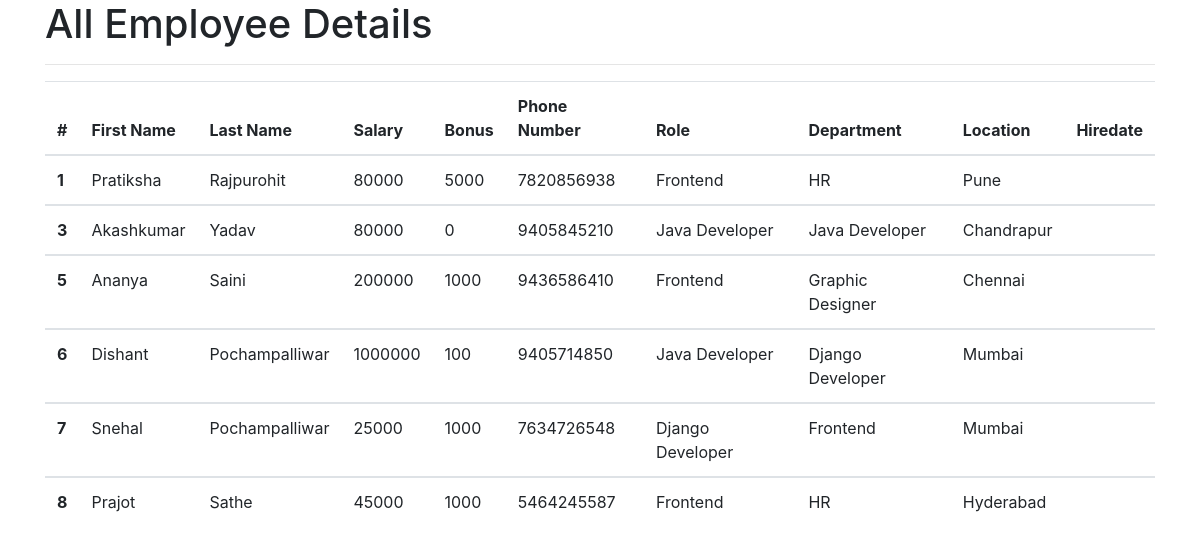
The app's page /all_emp with its own data.
### emp_app/models.py (models this page shows, shortened)
class Employee(models.Model):
    first_name = models.CharField(max_length=100, null=False)
    last_name = models.CharField(max_length=100)
    dept = models.ForeignKey(Department, on_delete=models.CASCADE)
    salary = models.IntegerField(default=0)
    bonus = models.IntegerField(default=0)
    role = models.ForeignKey(Role, on_delete=models.CASCADE)
    phone = models.IntegerField(default=0)
    hire_date = models.DateField()
    def __str__(self):
        return "%s %s %s" %(self.first_name, self.last_name, self.phone)

class Role(models.Model):
    name = models.CharField(max_length=100, null=False)

class Department(models.Model):
    name = models.CharField(max_length=100,null=False)
    location = models.CharField(max_length=100)

### emp_app/views.py (the view)
# urls.py: path('all_emp',views.all_emp, name = 'all_emp'),
def all_emp(request):
    emps = Employee.objects.all()
    context = {
        'emps': emps
    }
    print(context)
    return render(request, 'view_all_emp.html',context)

### emp_app/templates/view_all_emp.html (shortened to what this page needs)
<!doctype html>
<html lang="en">
  <head>
    <link rel="stylesheet" href="https://cdn.jsdelivr.net/npm/bootstrap@4.0.0/dist/css/bootstrap.min.css">
  </head>
  <body>
    <div class="container">
        <h1>All Employee Details</h1>
        <hr/>
        <table class="table">
          <thead>
            <tr>
              <th scope="col">#</th>
              <th scope="col">First Name</th>
              <th scope="col">Last Name</th>
              <th scope="col">Salary</th>
              <th scope="col">Bonus</th>
              <th scope="col">Phone Number</th>
              <th scope="col">Role</th>
              <th scope="col">Department</th>
              <th scope="col">Location</th>
              <th scope="col">Hiredate</th>
            </tr>
          </thead>
               {% for emp in emps %}
          <tbody>
            <tr>
              <th scope="row">{{emp.id}}</th>
              <td>{{emp.first_name}}</td>
              <td>{{emp.last_name}}</td>
              <td>{{emp.salary}}</td>
              <td>{{emp.bonus}}</td>
              <td>{{emp.phone}}</td>
              <td>{{emp.role.name}}</td>
              <td>{{emp.dept.name}}</td>
              <td>{{emp.dept.location}}</td>
              <td>{{emp.hiredate}}</td>
            </tr>
          </tbody>
          {% endfor %}
        </table>
    </div>
  </body>
</html>

### records on screen
Employee: id "1", first_name "Pratiksha", last_name "Rajpurohit", salary "80000", bonus "5000", phone "7820856938", role.name "Frontend", dept.name "HR", dept.location "Pune"
Employee: id "3", first_name "Akashkumar", last_name "Yadav", salary "80000", bonus "0", phone "9405845210", role.name "Java Developer", dept.name "Java Developer", dept.location "Chandrapur"
Employee: id "5", first_name "Ananya", last_name "Saini", salary "200000", bonus "1000", phone "9436586410", role.name "Frontend", dept.name "Graphic Designer", dept.location "Chennai"
Employee: id "6", first_name "Dishant", last_name "Pochampalliwar", salary "1000000", bonus "100", phone "9405714850", role.name "Java Developer", dept.name "Django Developer", dept.location "Mumbai"
Employee: id "7", first_name "Snehal", last_name "Pochampalliwar", salary "25000", bonus "1000", phone "7634726548", role.name "Django Developer", dept.name "Frontend", dept.location "Mumbai"
Employee: id "8", first_name "Prajot", last_name "Sathe", salary "45000", bonus "1000", phone "5464245587", role.name "Frontend", dept.name "HR", dept.location "Hyderabad"
